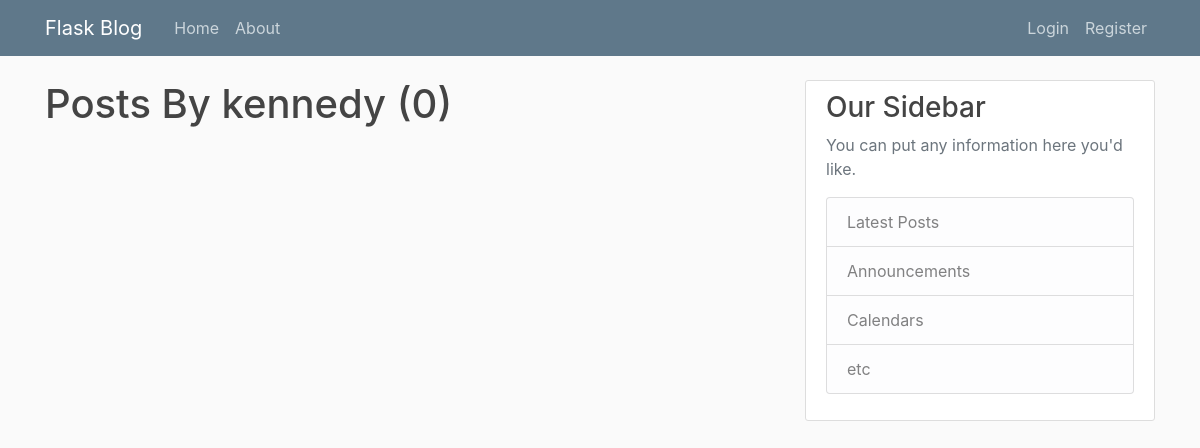
/user/kennedy, run on an earlier commit of the app's database.
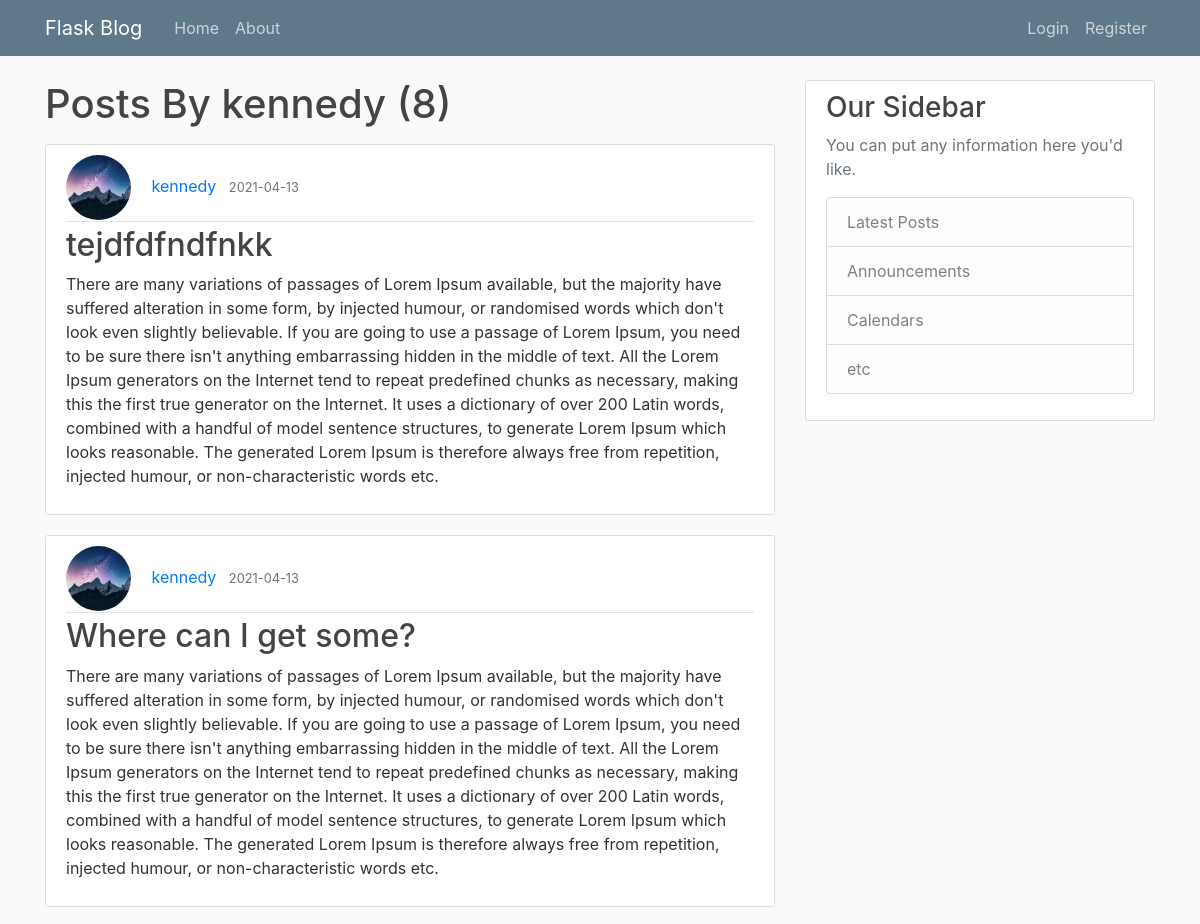
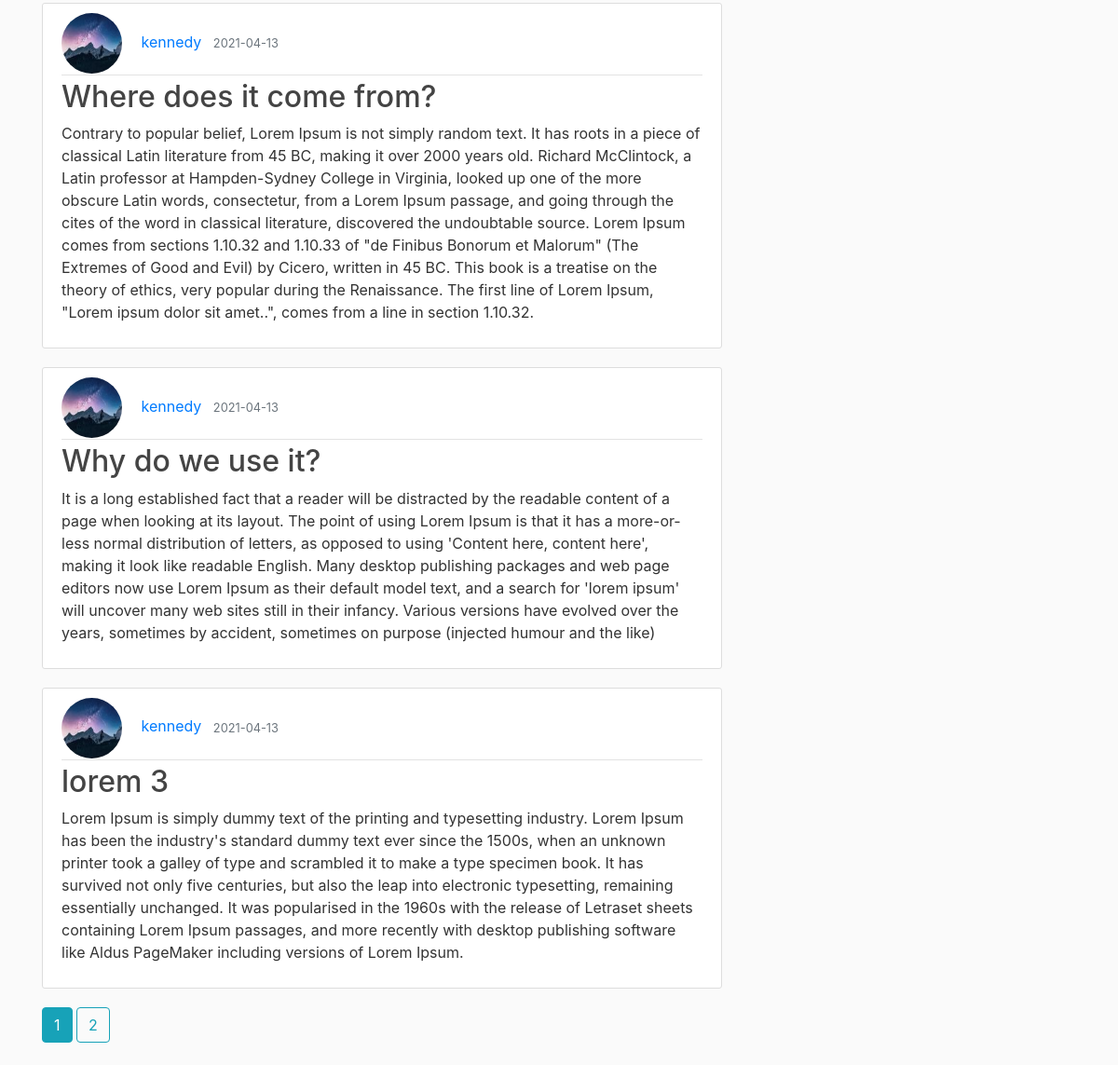
And on a later commit of the database (2 pictures, top to bottom).
### models.py (models this page shows, shortened)
class User(db.Model, UserMixin):
    id = db.Column(db.Integer, primary_key=True)
    username = db.Column(db.String(20), unique=True, nullable=False)
    email = db.Column(db.String(120), unique=True, nullable=False)
    image_file = db.Column(db.String(20), nullable=False, default='default.jpg')
    password = db.Column(db.String(60), nullable=False)
    posts = db.relationship('Post', backref='author', lazy=True)

class Post(db.Model):
    id = db.Column(db.Integer, primary_key=True)
    title = db.Column(db.String(100), nullable=False)
    date_posted = db.Column(db.DateTime, nullable=False, default=datetime.utcnow)
    content = db.Column(db.Text, nullable=False)
    user_id = db.Column(db.Integer, db.ForeignKey('user.id'), nullable=False)

### app.py (the view)
@app.route("/user/<string:username>")
def user_posts(username):
    page = request.args.get('page', 1, type=int)
    user = User.query.filter_by(username=username).first_or_404()
    post = Post.query.filter_by(author=user) \
        .order_by(Post.date_posted.desc()) \
        .paginate(per_page=5, page=page)
    return render_template('user_post.html', posts=post, user=user)

### templates/user_post.html
{% extends "layout.html" %}
{% block content %}
    <h1 class="mb-3">Posts By {{ user.username }} ({{ posts.total }})</h1>
    {% for post in posts.items %}
        <article class="media content-section">
            <div class="media-body">
                <div class="article-metadata">
                    <img class="rounded-circle article-img" src="{{ url_for('static',filename='profile_pics/'+ post.author.image_file) }}">
                    <a class="mr-2" href="{{ url_for('user_posts',username=post.author.username) }}">{{ post.author.username }}</a>
                    <small class="text-muted">{{ post.date_posted.strftime('%Y-%m-%d') }}</small>
                </div>
                <h2><a class="article-title" href="{{ url_for('post',post_id=post.id) }}">{{ post.title }}</a></h2>
                <p class="article-content">{{ post.content }}</p>
            </div>
        </article>
    {% endfor %}
    {% for page_num in posts.iter_pages(left_edge=1,right_edge=1,left_current=1,right_current=2) %}
        {% if page_num %}
            {% if posts.page ==page_num %}
            <a class="btn btn-info mb-4" href="{{ url_for('user_posts',username =user.username,page=page_num) }}">{{ page_num }}</a>
            {% else %}
            <a class="btn btn-outline-info mb-4" href="{{ url_for('user_posts',username =user.username,page=page_num) }}">{{ page_num }}</a>
            {% endif %}
        {% else %}
            .....
        {% endif %}
    {% endfor %}
{% endblock content %}

### templates/layout.html (shortened to what this page needs)
<!DOCTYPE html>
<html lang="en">
<head>
    <link rel="stylesheet" href="https://maxcdn.bootstrapcdn.com/bootstrap/4.0.0/css/bootstrap.min.css"
>
    <link rel="stylesheet" type="text/css" href="{{ url_for('static',filename='main.css') }}">
</head>
<body>
<header class="site-header">
    <nav class="navbar navbar-expand-md navbar-dark bg-steel fixed-top">
        <div class="container">
            <a class="navbar-brand mr-4" href="/">Flask Blog</a>
            <div class="collapse navbar-collapse" id="navbarToggle">
                <div class="navbar-nav mr-auto">
                    <a class="nav-item nav-link" href="{{ url_for('home') }}">Home</a>
                    <a class="nav-item nav-link" href="{{ url_for('about') }}">About</a>
                </div>
                <div class="navbar-nav">
                    {% if current_user.is_authenticated %}
                        <a class="nav-item nav-link" href="{{ url_for('new_post') }}">New Post</a>
                        <a class="nav-item nav-link" href="{{ url_for('account') }}">Account</a>
                        <a class="nav-item nav-link" href="{{ url_for('logout') }}">Logout</a>
                    {% else %}
                        <a class="nav-item nav-link" href="{{ url_for('login') }}">Login</a>
                        <a class="nav-item nav-link" href="{{ url_for('register') }}">Register</a>
                    {% endif %}
                </div>
            </div>
        </div>
    </nav>
</header>
<main role="main" class="container">
    <div class="row">
        <div class="col-md-8">
            {% block content %}{% endblock %}
        </div>
        <div class="col-md-4">
            <div class="content-section">
                <h3>Our Sidebar</h3>
                <p class='text-muted'>You can put any information here you'd like.
                <ul class="list-group">
                    <li class="list-group-item list-group-item-light">Latest Posts</li>
                    <li class="list-group-item list-group-item-light">Announcements</li>
                    <li class="list-group-item list-group-item-light">Calendars</li>
                    <li class="list-group-item list-group-item-light">etc</li>
                </ul>
                </p>
            </div>
        </div>
    </div>
</main>
</body>
</html>

### static/main.css (style rules this page uses)
body { background: #fafafa; color: #333333; margin-top: 5rem; }
h1, h2, h3, h4, h5, h6 { color: #444444; }
.bg-steel { background-color: #5f788a; }
.site-header .navbar-nav .nav-link { color: #cbd5db; }
.content-section { background: #ffffff; padding: 10px 20px; border: 1px solid #dddddd; border-radius: 3px; margin-bottom: 20px; }
.article-title { color: #444444; }
.article-content { white-space: pre-line; }
.article-img { height: 65px; width: 65px; margin-right: 16px; }
.article-metadata { padding-bottom: 1px; margin-bottom: 4px; border-bottom: 1px solid #e3e3e3 }

What changed in the data, as far as the page shows it:
added Post: image_file (picture), author.username "kennedy", date_posted "2021-04-13", title "tejdfdfndfnkk", content "There are many variations of passages of Lorem Ipsum available, but the majority have suffered alteration in some form, by injected humour, or randomised words which don't look even slightly believable. If you are going to use a passage of Lorem Ipsum, you need to be sure there isn't anything embarrassing hidden in the middle of text. All the Lorem Ipsum generators on the Internet tend to repeat predefined chunks as necessary, making this the first true generator on the Internet. It uses a dictionary of over 200 Latin words, combined with a handful of model sentence structures, to generate Lorem Ipsum which looks reasonable. The generated Lorem Ipsum is therefore always free from…"
added Post: image_file (picture), author.username "kennedy", date_posted "2021-04-13", title "Where can I get some?", content "There are many variations of passages of Lorem Ipsum available, but the majority have suffered alteration in some form, by injected humour, or randomised words which don't look even slightly believable. If you are going to use a passage of Lorem Ipsum, you need to be sure there isn't anything embarrassing hidden in the middle of text. All the Lorem Ipsum generators on the Internet tend to repeat predefined chunks as necessary, making this the first true generator on the Internet. It uses a dictionary of over 200 Latin words, combined with a handful of model sentence structures, to generate Lorem Ipsum which looks reasonable. The generated Lorem Ipsum is therefore always free from…"
added Post: image_file (picture), author.username "kennedy", date_posted "2021-04-13", title "Where does it come from?", content "Contrary to popular belief, Lorem Ipsum is not simply random text. It has roots in a piece of classical Latin literature from 45 BC, making it over 2000 years old. Richard McClintock, a Latin professor at Hampden-Sydney College in Virginia, looked up one of the more obscure Latin words, consectetur, from a Lorem Ipsum passage, and going through the cites of the word in classical literature, discovered the undoubtable source. Lorem Ipsum comes from sections 1.10.32 and 1.10.33 of \"de Finibus Bonorum et Malorum\" (The Extremes of Good and Evil) by Cicero, written in 45 BC. This book is a treatise on the theory of ethics, very popular during the Renaissance. The first line of Lorem Ipsum,…"
added Post: image_file (picture), author.username "kennedy", date_posted "2021-04-13", title "Why do we use it?", content "It is a long established fact that a reader will be distracted by the readable content of a page when looking at its layout. The point of using Lorem Ipsum is that it has a more-or-less normal distribution of letters, as opposed to using 'Content here, content here', making it look like readable English. Many desktop publishing packages and web page editors now use Lorem Ipsum as their default model text, and a search for 'lorem ipsum' will uncover many web sites still in their infancy. Various versions have evolved over the years, sometimes by accident, sometimes on purpose (injected humour and the like)"
added Post: image_file (picture), author.username "kennedy", date_posted "2021-04-13", title "lorem 3", content "Lorem Ipsum is simply dummy text of the printing and typesetting industry. Lorem Ipsum has been the industry's standard dummy text ever since the 1500s, when an unknown printer took a galley of type and scrambled it to make a type specimen book. It has survived not only five centuries, but also the leap into electronic typesetting, remaining essentially unchanged. It was popularised in the 1960s with the release of Letraset sheets containing Lorem Ipsum passages, and more recently with desktop publishing software like Aldus PageMaker including versions of Lorem Ipsum."
Also different on the page:
{{ posts.total }}: "0" → "8"
new list line: "1"
new list line: "2"
